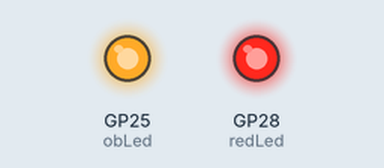
Bench run of a program on a simulated Raspberry Pi Pico running MicroPython. On the bench: output pins drawn as LEDs (lit = HIGH). What the program prints to the serial console is not drawn.

Above: at 0.2 s.
Timing chart, 0 to 1.7 s (numbered marks = the images above):
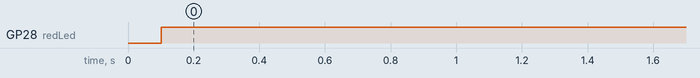

The program:

redMeansRecording.py
```python
'''

Ki Pro Ultra Record Control with Pi Pico
Author: Ellison Gregg
Date: 9.25.2023

Operate Aja Ki Pro recorder using GPIO input on Pi Pico
    to send RS422 start/stop commands to Aja SDI Recorder

Utilizes MAX485 module and UART

Red Means Recording

'''

from machine import UART, Pin
import time


#setup the onboard LED
obLed = Pin(25, Pin.OUT)
obLed.high()

#Setup red LED
redLed = Pin(28, Pin.OUT)
redLed.low()

# Setup input pin for Recording control
#   High = recording
#   Low = stop

# Init UART interface for RS422
#   RS422/Sony 9-pin
uart0 = UART(0, baudrate=38400, tx=Pin(0), rx=Pin(1))

record = bytes (b'\x20\x02')
stop = 0x2000

print('RS422 send test...')

time.sleep(0.1)

while True:
    redLed.toggle()
    time.sleep(3)
    redLed.toggle()
    uart0.write(record)
    print ("recording")
```

Measured:
- by itself, GP28 (redLed): LOW → HIGH at 0.10 s
